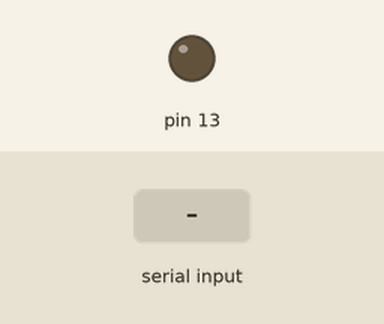
Simulated run of this sketch. Board: Arduino Uno, built with avr-gcc and run on an emulated ATmega328P. Shown: output pins drawn as LEDs (lit = HIGH). The test bench sets the inputs (shaded band). What the sketch prints to the serial monitor is not drawn.

Above: at 1.2 s.
1.3 s: "encender" received over Serial
At 2.6 s:
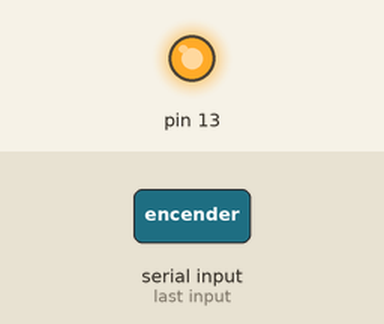
3.8 s: "apagar" received over Serial
At 5.6 s:
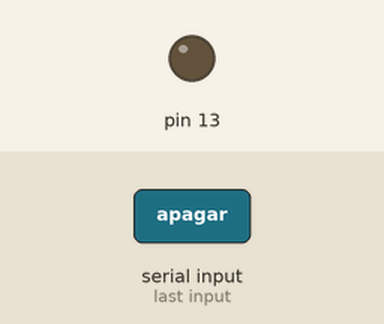
Timing chart, 0 to 7.1 s (numbered marks = the images above; inputs shaded):
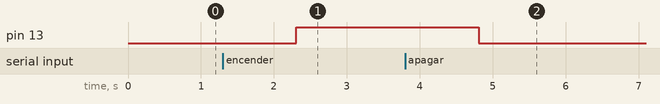

Measured:
- after the input at 1.3 s, pin 13: LOW → HIGH after 1.0 s
- after the input at 3.8 s, pin 13: HIGH → LOW after 1.0 s

The sketch:

LED_on-off.ino
```cpp
/*String mensaje // Variable para guardar el mensaje recibido por serial*/

void setup()
{
  // Inicializamos el puerto del LED y el Serial:

  pinMode(13, OUTPUT);

  Serial.begin(9600);

  Serial.println("Ingrese 'encender' para encender el LED o 'apagar' para apagarlo ");
}

void loop()
{

  if (Serial.available())
  {
    String mensaje = Serial.readString(); // Leemos el serial

    if (mensaje == "encender")
    {
      digitalWrite(13, HIGH); // Encendemos el LED
    }
    else if (mensaje == "apagar")
    {
      digitalWrite(13, LOW); // Apagamos el LED
    }
  }
}
```
